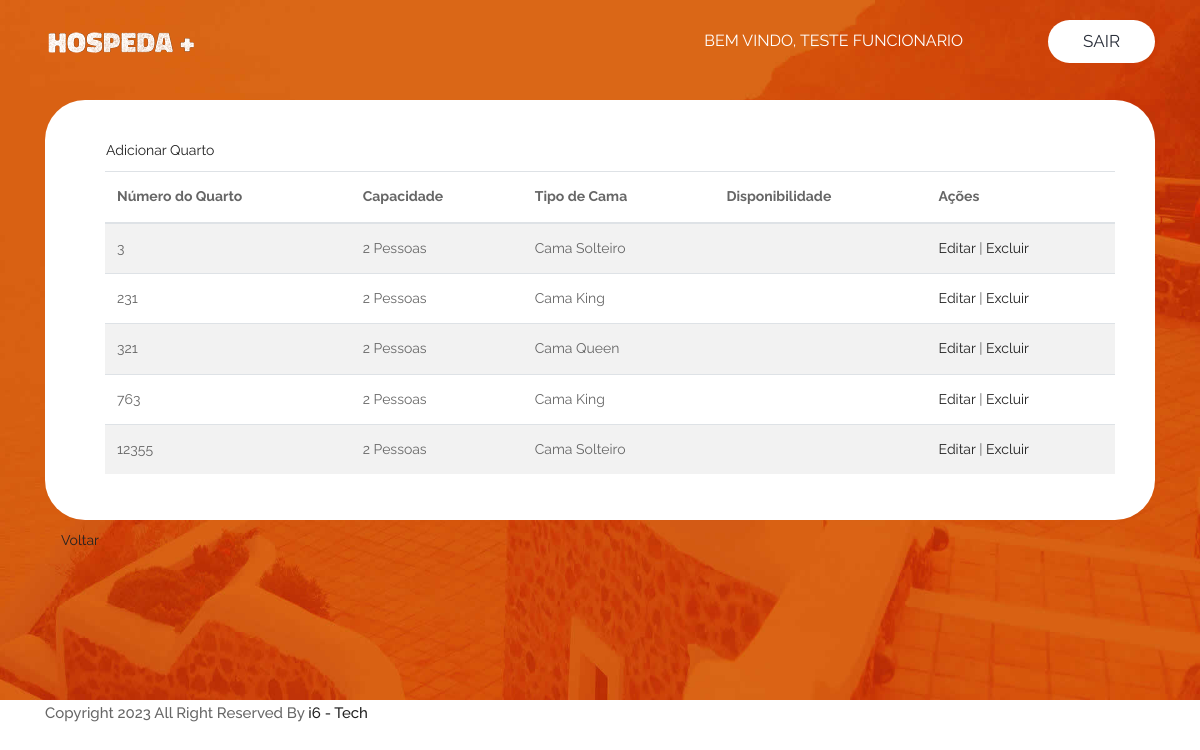
/listarquartos.php (signed in), run on the app's committed database.
### tables this page shows
CREATE TABLE `funcionarios` (
  `ID_FUNCIONARIO` int(11) NOT NULL AUTO_INCREMENT,
  `FUN_NOME` varchar(255) NOT NULL,
  `FUN_CPF` char(11) DEFAULT NULL,
  `FUN_RG` varchar(255) DEFAULT NULL,
  `FUN_BAIRRO` varchar(50) NOT NULL,
  `FUN_NUMERO` varchar(5) NOT NULL,
  `FUN_CIDADE` varchar(50) NOT NULL,
  `FUN_CEP` varchar(9) NOT NULL,
  `FUN_ESTADO` varchar(2) NOT NULL,
  `FUN_SEXO` enum('M','F','I') NOT NULL,
  `FUN_SENHA` varchar(100) NOT NULL,
  `FUN_EMAIL` varchar(100) DEFAULT NULL,
  `FUN_CELULAR` varchar(15) DEFAULT NULL,
  `FUN_NASCIMENTO` date NOT NULL,
  `FUN_TIPO` varchar(50) NOT NULL,
  PRIMARY KEY (`ID_FUNCIONARIO`),
  UNIQUE KEY `FUN_CPF` (`FUN_CPF`),
  UNIQUE KEY `FUN_RG` (`FUN_RG`),
  UNIQUE KEY `FUN_EMAIL` (`FUN_EMAIL`),
  UNIQUE KEY `FUN_CELULAR` (`FUN_CELULAR`)
);

CREATE TABLE `quartos` (
  `ID_QUARTO` int(11) NOT NULL,
  `QRT_CAPACIDADE` int(11) NOT NULL,
  `QRT_TIPO_CAMA` varchar(80) NOT NULL,
  `QRT_DISPONIVEL` tinyint(1) DEFAULT 1,
  `QRT_PRECO_DIARIA` decimal(6,2) NOT NULL,
  PRIMARY KEY (`ID_QUARTO`)
);

### config/PDO.php (called while the page is built, shortened)
<?php
class Conexao {
	private $pdo;
	public function __construct()
    {
        $this->servidor = "localhost";
        $this->usuario = "root";
        $this->senha = "";
        $this->database = "hospeda_mais";
		try
		{
			$this->pdo = new PDO("mysql:host=$this->servidor;dbname=$this->database", $this->usuario, $this->senha);
			$this->pdo->setAttribute(PDO::ATTR_ERRMODE, PDO::ERRMODE_EXCEPTION);
		}
		catch (PDOException $e)
		{
			echo "Erro banco de dados: " . $e->getMessage() . "<br/>";
			exit;
		}
    }
	public function getConexao() {
        return $this->pdo;
    }
}
?>

### db/FuncionarioDAOMysql.php (called while the page is built, shortened)
<?php
require_once 'config/PDO.php';
require_once 'models/Funcionario.php';
class FuncionarioDAOMysql implements FuncionarioDAO {
    private $pdo;
    public function __construct() {
        $conn = new Conexao();
        $this->pdo = $conn->getConexao();
    }
    public function findById($id){
        $array = [];
        $sql = $this->pdo->query("SELECT * FROM funcionarios WHERE ID_FUNCIONARIO = $id");
        if ($sql->rowCount() > 0) {
            $data = $sql->fetch();
            $f = new Funcionario();
            $f->setId_funcionario($data['ID_FUNCIONARIO']);
            $f->setFun_bairro($data['FUN_BAIRRO']);
            $f->setFun_numero($data['FUN_NUMERO']);
            $f->setFun_cidade($data['FUN_CIDADE']);
            $f->setFun_cep($data['FUN_CEP']);
            $f->setFun_estado($data['FUN_ESTADO']);
            $f->setFun_nome($data['FUN_NOME']);
            $f->setFun_cpf($data['FUN_CPF']);
            $f->setFun_rg($data['FUN_RG']);
            $f->setFun_nascimento($data['FUN_NASCIMENTO']);
            $f->setFun_celular($data['FUN_CELULAR']);
            $f->setFun_email($data['FUN_EMAIL']);
            $f->setFun_sexo($data['FUN_SEXO']);
            $f->setFun_senha($data['FUN_SENHA']);
            $f->setFun_tipo($data['FUN_TIPO']);
            $array = $f;
        }
        return $array;
    }
}
?>

### models/Funcionario.php (called while the page is built, shortened)
<?php
final class Funcionario {
    private $fun_nome;
    public function getFun_nome(){
        return $this->fun_nome;
    }
    public function setFun_nome($fun_nome){
        $this->fun_nome = ucwords(trim($fun_nome));
    }
}
?>

### db/QuartoDAOMysql.php (called while the page is built, shortened)
<?php
require_once 'config/PDO.php';
require_once 'models/Quarto.php';
class QuartoDAOMysql implements QuartoDAO{
    private $pdo;
    public function __construct() {
        $conn = new Conexao();
        $this->pdo = $conn->getConexao();
    }
    public function findAll(){
        $array = [];
        $sql = $this->pdo->query("SELECT * FROM quartos");
        if ($sql->rowCount() > 0) {
            $data = $sql->fetchAll();
            foreach ($data as $value) {
                $q = new Quarto();
                $q->setId_quarto($value['ID_QUARTO']);
                $q->setQrt_capacidade($value['QRT_CAPACIDADE']);
                $q->setQrt_tipo_cama($value['QRT_TIPO_CAMA']);
                $q->setQrt_disponivel($value['QRT_DISPONIVEL']);
                $q->setQrt_preco_diaria($value['QRT_PRECO_DIARIA']);
                $array[] = $q;
            }
        }
        return $array;
    }
}
?>

### models/Quarto.php (called while the page is built, shortened)
<?php
class Quarto {
    private $id_quarto;
    private $qrt_capacidade;
    private $qrt_tipo_cama;
    public function getId_quarto(){
		return $this->id_quarto;
	}
	public function setId_quarto($id_quarto){
		$this->id_quarto = trim($id_quarto);
	}
	public function getQrt_capacidade(){
		return $this->qrt_capacidade;
	}
	public function setQrt_capacidade($qrt_capacidade){
		$this->qrt_capacidade = trim($qrt_capacidade);
	}
	public function getQrt_tipo_cama(){
		return $this->qrt_tipo_cama;
	}
	public function setQrt_tipo_cama($qrt_tipo_cama){
		$this->qrt_tipo_cama = ucwords(trim($qrt_tipo_cama));
	}
}
?>

### listarquartos.php (the view, shortened to what this page needs)
<?php
require_once 'models/Funcionario.php';
require_once 'db/FuncionarioDAOMysql.php';
require_once 'models/Quarto.php';
require_once 'db/QuartoDAOMysql.php';
if (isset($_SESSION['id_fun']) && !empty($_SESSION['id_fun'])) {
   $id = $_SESSION['id_fun'];
   $f = new FuncionarioDAOMysql();
   $f = $f->findById($id);
   $q = new QuartoDAOMysql();
   $q = $q->findAll();
}else {
   header("Location: login.php");
}
?>
<!DOCTYPE html>
<html lang="pt-br">
   <head>
      <link rel="stylesheet" href="css/bootstrap.min.css">
      <link rel="stylesheet" href="css/style.css">
      <link rel="stylesheet" href="css/responsive.css">
      <link rel="stylesheet" href="css/jquery.mCustomScrollbar.min.css">
      <link rel="stylesheet" href="https://netdna.bootstrapcdn.com/font-awesome/4.0.3/css/font-awesome.css">
      <link rel="stylesheet" href="https://cdnjs.cloudflare.com/ajax/libs/fancybox/2.1.5/jquery.fancybox.min.css" media="screen">
   </head>
   <body class="main-layout">
      <header>
         <div class="header">
            <div class="container">
               <div class="row">
                  <div class="col-xl-3 col-lg-3 col-md-3 col-sm-3 col logo_section">
                     <div class="full">
                        <div class="center-desk">
                           <div class="logo">
                              <a href="index.php"><img src="images/logo.png" alt="#" /></a>
                           </div>
                        </div>
                     </div>
                  </div>
                  <div class="col-xl-9 col-lg-9 col-md-9 col-sm-9">
                     <nav class="navigation navbar navbar-expand-md navbar-dark ">
                        <div class="collapse navbar-collapse" id="navbarsExample04">
                           <ul class="navbar-nav mr-auto">
                              <li class="nav-item">
                                 <a class="nav-link" href=" ">Bem vindo, <?=$f->getFun_nome();?></a>
                              </li>
                           </ul>
                           <div class="sign_btn"><a href="index.php">Sair</a></div>
                        </div>
                     </nav>
                  </div>
               </div>
            </div>
         </div>
      </header>
      <section class="banner_main">
         <div class="container">
            <div class="row">
               <div class="col-md-12">
                  <div class="text-bg">
                  </div>
               </div>
            </div>
         </div>
      </section>
      <section>
         <div class="container">
            <div class="row">
               <div class="col-md-12">
                  <form class="form_gerenciar">
                     <div class="row">
                        <a class="nav-link" href="adicionarquartos.php">Adicionar Quarto</a>
                           <div class="col-md-12">
                              <table class="table table-striped">
                                 <thead>
                                    <tr>
                                       <th>Número do Quarto</th>
                                       <th>Capacidade</th>
                                       <th>Tipo de Cama</th>
                                       <th>Disponibilidade</th>
                                       <th>Ações</th>
                                    </tr>
                                 </thead>
                                 <tbody>
                                 <?php foreach ($q as $value): ?>
                                 <tr>
                                    <td><?=$value->getId_quarto();?></td>
                                    <td><?=$value->getQrt_capacidade();?> Pessoas</td>
                                    <td>Cama <?=$value->getQrt_tipo_cama();?></td>
                                    <td><?php $value->getQrt_disponivel() === 1 ? 'Disponível' : 'Indisponível' ;?></td>
                                    <td>
                                       <a href="alterarquarto.php?id=<?=$value->getId_quarto();?>" >Editar</a> |
                                       <a href="excluirquarto.php?id=<?=$value->getId_quarto();?>" >Excluir</a>
                                    </td>
                                 </tr>
                                 <?php endforeach;?>
                                 </tbody>
                              </table>
                           </div>
   </div>
</form>
<a class="nav-link" href="telaprincipalfuncionario.php">Voltar</a>
              </div>
           </div>
        </div>
     </section>
      <footer>
         <div class="container">
            <div class="row">
               <div class="col-md-12">
                  <p>Copyright 2023 All Right Reserved By
                     <a href=" "> i6 - Tech </a>
                  </p>
               </div>
            </div>
         </div>
      </footer>
   </body>
</html>

### css/style.css (style rules this page uses)
* { box-sizing: border-box !important; }
html { scroll-behavior: smooth; }
body { color: #666666; font-size: 14px; font-family: 'Raleway', sans-serif; line-height: 1.80857; font-weight: normal; }
a { color: #1f1f1f; text-decoration: none !important; outline: none !important; -webkit-transition: all .3s ease-in-out; -moz-transition: all .3s ease-in-out; -ms-transition: all .3s ease-in-out; -o-transition: all .3s ease-in-out; transition: all .3s ease-in-out; }
*, *::after, *::before { -webkit-box-sizing: border-box; -moz-box-sizing: border-box; box-sizing: border-box; }
ul, li, ol { margin: 0px; padding: 0px; list-style: none; }
p { margin: 0px; font-weight: 500; font-size: 15px; line-height: 24px; }
a { color: #222222; text-decoration: none; outline: none !important; }
a, .btn { text-decoration: none !important; outline: none !important; -webkit-transition: all .3s ease-in-out; -moz-transition: all .3s ease-in-out; -ms-transition: all .3s ease-in-out; -o-transition: all .3s ease-in-out; transition: all .3s ease-in-out; }
img { max-width: 100%; height: auto; }
.full { float: left; width: 100%; }
.full { width: 100%; float: left; margin: 0; padding: 0; }
.navigation.navbar { float: right; padding: 0px; }
.navigation.navbar-dark .navbar-nav .nav-link { padding: 0 25px; color: #fff; font-size: 16px; line-height: 20px; text-transform: uppercase; }
.navbar-expand-md .navbar-nav { padding-right: 10px; }
.sign_btn { padding-left: 50px; }
.sign_btn a { text-transform: uppercase; background-color: #fff; display: inline-block; padding: 6px 35px; border-radius: 25px; color: #292e39; font-size: 17px; }
.header { width: 100%; background: transparent; padding: 20px 30px; position: absolute; }
.logo a { font-size: 40px; font-weight: bold; text-transform: uppercase; color: #fff; line-height: 40px; }
.banner_main { background: url(../images/banner.jpg); background-repeat: no-repeat; min-height: 700px; display: flex; justify-content: center; align-content: center; align-items: center; background-size: 100% 100%; }
.text-bg { text-align: center; padding-bottom: 50px; }
.form_gerenciar { background: #fff; margin-top: -600px; padding: 30px 40px 30px 60px; border-radius: 40px 40px 40px 40px; }

### data on the page
funcionarios: FUN_NOME "TESTE FUNCIONARIO"
quartos: ID_QUARTO "3", QRT_CAPACIDADE "2", QRT_TIPO_CAMA "Solteiro"
quartos: ID_QUARTO "231", QRT_CAPACIDADE "2", QRT_TIPO_CAMA "King"
quartos: ID_QUARTO "321", QRT_CAPACIDADE "2", QRT_TIPO_CAMA "Queen"
quartos: ID_QUARTO "763", QRT_CAPACIDADE "2", QRT_TIPO_CAMA "King"
quartos: ID_QUARTO "12355", QRT_CAPACIDADE "2", QRT_TIPO_CAMA "Solteiro"
